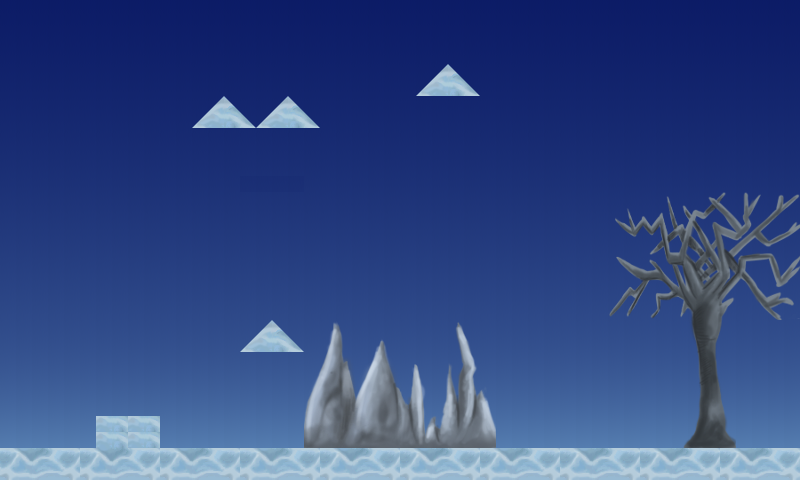

Rendered tile map (Tiled .tmx) drawn with the repository's tilesets; below, a short description and the map source with its tile grids summarised:
An orthogonal 50x30 tile map with 16x16 px tiles, 3 tile layers (Tile Layer 1, Tile Layer 2, Tile Layer 3), 2 tilesets and 54 objects (36x fixture, 18x object).

<map version="1.0" orientation="orthogonal" renderorder="right-down" width="50" height="30" tilewidth="16" tileheight="16" nextobjectid="55">
 <tileset firstgid="1" name="snow_3" tilewidth="16" tileheight="16">
  <image source="../assets/snow_3.png" width="512" height="640" />
 </tileset>
 <tileset firstgid="1281" name="omb" tilewidth="16" tileheight="16">
  <image source="../assets/omb.png" width="640" height="480" />
 </tileset>
 <layer name="Tile Layer 1" width="50" height="30">
  <data>[1500 cells, 1500 non-empty, 67 distinct tile ids]</data>
 </layer>
 <layer name="Tile Layer 2" width="50" height="30">
  <data>[1500 cells, 100 non-empty, 10 distinct tile ids]</data>
 </layer>
 <layer name="Tile Layer 3" width="50" height="30">
  <data>[1500 cells, 265 non-empty, 230 distinct tile ids]</data>
 </layer>
 <objectgroup name="Object Layer 1">
  <object id="1" name="line2" type="object" x="1.5652" y="71">
   <properties>
    <property name="isSensor" value="true" />
    <property name="userData" value="line2" />
   </properties>
   <polyline points="0,0 196,-56 490.667,-70.6667 746.667,-49.3333 798.667,2.66667" />
  </object>
  <object id="2" name="line1" type="object" x="797" y="356">
   <properties>
    <property name="isSensor" value="true" />
    <property name="userData" value="line1" />
   </properties>
   <polyline points="0,0 -623,25 -796,-50" />
  </object>
  <object id="3" name="ptiche" type="object" x="417" y="374.333" width="36" height="23.3333">
   <properties>
    <property name="isSensor" value="true" />
    <property name="userData" value="qice" />
   </properties>
  </object>
  <object id="4" name="egg1point1" type="fixture" x="523.5" y="123.5" width="11" height="11">
   <properties>
    <property name="body" value="ptiche" />
    <property name="isSensor" value="true" />
    <property name="userData" value="egg1point1" />
   </properties>
   <ellipse />
  </object>
  <object id="5" name="egg1point1" type="fixture" x="459.5" y="358.5" width="11" height="11">
   <properties>
    <property name="body" value="ptiche" />
    <property name="isSensor" value="true" />
    <property name="userData" value="egg1point1" />
   </properties>
   <ellipse />
  </object>
  <object id="6" name="egg1point1" type="fixture" x="402.5" y="358.5" width="11" height="11">
   <properties>
    <property name="body" value="ptiche" />
    <property name="isSensor" value="true" />
    <property name="userData" value="egg1point1" />
   </properties>
   <ellipse />
  </object>
  <object id="7" name="egg1point1" type="fixture" x="383.5" y="229.5" width="11" height="11">
   <properties>
    <property name="body" value="ptiche" />
    <property name="isSensor" value="true" />
    <property name="userData" value="egg1point1" />
   </properties>
   <ellipse />
  </object>
  <object id="8" name="egg1point1" type="fixture" x="298.5" y="57.5" width="11" height="11">
   <properties>
    <property name="body" value="ptiche" />
    <property name="isSensor" value="true" />
    <property name="userData" value="egg1point1" />
   </properties>
   <ellipse />
  </object>
  <object id="9" name="egg1point1" type="fixture" x="613.5" y="53.5" width="11" height="11">
   <properties>
    <property name="body" value="ptiche" />
    <property name="isSensor" value="true" />
    <property name="userData" value="egg1point1" />
   </properties>
   <ellipse />
  </object>
  <object id="10" name="ptiche2" type="object" x="340" y="343.333" width="36" height="23.3333">
   <properties>
    <property name="isSensor" value="true" />
    <property name="userData" value="qice" />
   </properties>
  </object>
  <object id="11" name="egg1point1" type="fixture" x="456.5" y="121.5" width="11" height="11">
   <properties>
    <property name="body" value="ptiche2" />
    <property name="isSensor" value="true" />
    <property name="userData" value="egg1point1" />
   </properties>
   <ellipse />
  </object>
  <object id="12" name="egg1point1" type="fixture" x="386.5" y="324.5" width="11" height="11">
   <properties>
    <property name="body" value="ptiche2" />
    <property name="isSensor" value="true" />
    <property name="userData" value="egg1point1" />
   </properties>
   <ellipse />
  </object>
  <object id="13" name="egg1point1" type="fixture" x="326.5" y="325.5" width="11" height="11">
   <properties>
    <property name="body" value="ptiche2" />
    <property name="isSensor" value="true" />
    <property name="userData" value="egg1point1" />
   </properties>
   <ellipse />
  </object>
  <object id="14" name="egg1point1" type="fixture" x="320.5" y="212.5" width="11" height="11">
   <properties>
    <property name="body" value="ptiche2" />
    <property name="isSensor" value="true" />
    <property name="userData" value="egg1point1" />
   </properties>
   <ellipse />
  </object>
  <object id="15" name="egg1point1" type="fixture" x="325.5" y="63.5" width="11" height="11">
   <properties>
    <property name="body" value="ptiche2" />
    <property name="isSensor" value="true" />
    <property name="userData" value="egg1point1" />
   </properties>
   <ellipse />
  </object>
  <object id="16" name="egg1point1" type="fixture" x="567.5" y="43.5" width="11" height="11">
   <properties>
    <property name="body" value="ptiche2" />
    <property name="isSensor" value="true" />
    <property name="userData" value="egg1point1" />
   </properties>
   <ellipse />
  </object>
  <object id="17" name="ptiche3" type="object" x="510" y="426.333" width="36" height="23.3333">
   <properties>
    <property name="isSensor" value="true" />
    <property name="userData" value="qice" />
   </properties>
  </object>
  <object id="18" name="egg1point1" type="fixture" x="606.5" y="132.5" width="11" height="11">
   <properties>
    <property name="body" value="ptiche3" />
    <property name="isSensor" value="true" />
    <property name="userData" value="egg1point1" />
   </properties>
   <ellipse />
  </object>
  <object id="19" name="egg1point1" type="fixture" x="553.5" y="408.5" width="11" height="11">
   <properties>
    <property name="body" value="ptiche3" />
    <property name="isSensor" value="true" />
    <property name="userData" value="egg1point1" />
   </properties>
   <ellipse />
  </object>
  <object id="20" name="egg1point1" type="fixture" x="498.5" y="409.5" width="11" height="11">
   <properties>
    <property name="body" value="ptiche3" />
    <property name="isSensor" value="true" />
    <property name="userData" value="egg1point1" />
   </properties>
   <ellipse />
  </object>
  <object id="21" name="egg1point1" type="fixture" x="484.5" y="237.5" width="11" height="11">
   <properties>
    <property name="body" value="ptiche3" />
    <property name="isSensor" value="true" />
    <property name="userData" value="egg1point1" />
   </properties>
   <ellipse />
  </object>
  </objectgroup>
</map>
<!-- 33 of 54 objects omitted -->
